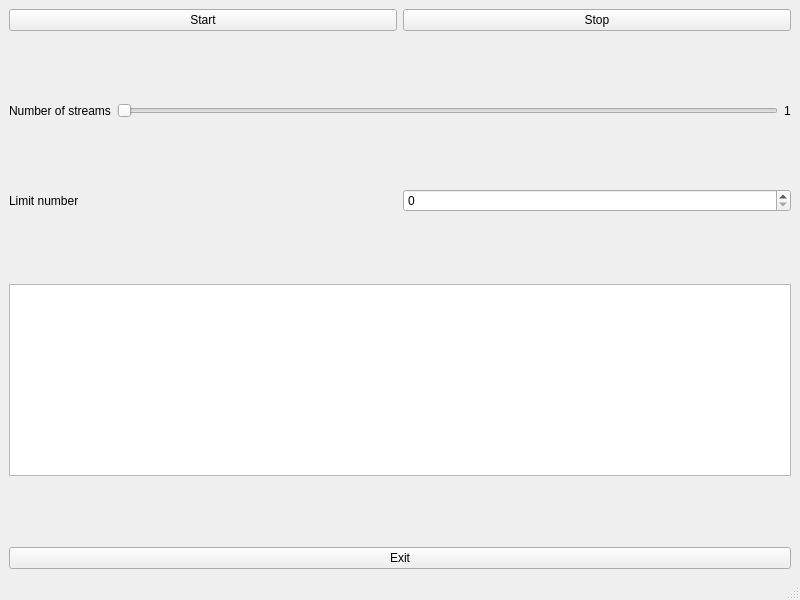
<?xml version="1.0" encoding="UTF-8"?>
<ui version="4.0">
 <class>MainWindow</class>
 <widget class="QMainWindow" name="MainWindow">
  <property name="geometry">
   <rect>
    <x>0</x>
    <y>0</y>
    <width>800</width>
    <height>600</height>
   </rect>
  </property>
  <property name="windowTitle">
   <string>MainWindow</string>
  </property>
  <widget class="QWidget" name="centralwidget">
   <layout class="QVBoxLayout" name="verticalLayout_2">
    <property name="rightMargin">
     <number>9</number>
    </property>
    <item>
     <layout class="QVBoxLayout" name="verticalLayout">
      <item>
       <layout class="QHBoxLayout" name="horizontalLayout">
        <item>
         <widget class="QPushButton" name="buttonStart">
          <property name="text">
           <string>Start</string>
          </property>
         </widget>
        </item>
        <item>
         <widget class="QPushButton" name="buttonStop">
          <property name="text">
           <string>Stop</string>
          </property>
         </widget>
        </item>
       </layout>
      </item>
      <item>
       <spacer name="verticalSpacer_3">
        <property name="orientation">
         <enum>Qt::Orientation::Vertical</enum>
        </property>
        <property name="sizeHint" stdset="0">
         <size>
          <width>20</width>
          <height>40</height>
         </size>
        </property>
       </spacer>
      </item>
      <item>
       <layout class="QHBoxLayout" name="horizontalLayout_2">
        <item>
         <widget class="QLabel" name="label">
          <property name="text">
           <string>Number of streams</string>
          </property>
         </widget>
        </item>
        <item>
         <widget class="QSlider" name="horizontalSlider">
          <property name="minimum">
           <number>1</number>
          </property>
          <property name="maximum">
           <number>20</number>
          </property>
          <property name="orientation">
           <enum>Qt::Orientation::Horizontal</enum>
          </property>
         </widget>
        </item>
        <item>
         <widget class="QLabel" name="sliderValue">
          <property name="text">
           <string>1</string>
          </property>
         </widget>
        </item>
       </layout>
      </item>
      <item>
       <spacer name="verticalSpacer_4">
        <property name="orientation">
         <enum>Qt::Orientation::Vertical</enum>
        </property>
        <property name="sizeHint" stdset="0">
         <size>
          <width>20</width>
          <height>40</height>
         </size>
        </property>
       </spacer>
      </item>
      <item>
       <layout class="QHBoxLayout" name="horizontalLayout_3">
        <item>
         <widget class="QLabel" name="label_2">
          <property name="text">
           <string>Limit number</string>
          </property>
         </widget>
        </item>
        <item>
         <widget class="QSpinBox" name="spinBox">
          <property name="maximum">
           <number>1000000000</number>
          </property>
         </widget>
        </item>
       </layout>
      </item>
      <item>
       <spacer name="verticalSpacer">
        <property name="orientation">
         <enum>Qt::Orientation::Vertical</enum>
        </property>
        <property name="sizeHint" stdset="0">
         <size>
          <width>20</width>
          <height>40</height>
         </size>
        </property>
       </spacer>
      </item>
      <item>
       <widget class="QTextEdit" name="result">
        <property name="sizeIncrement">
         <size>
          <width>0</width>
          <height>50</height>
         </size>
        </property>
        <property name="readOnly">
         <bool>true</bool>
        </property>
       </widget>
      </item>
      <item>
       <spacer name="verticalSpacer_2">
        <property name="orientation">
         <enum>Qt::Orientation::Vertical</enum>
        </property>
        <property name="sizeHint" stdset="0">
         <size>
          <width>20</width>
          <height>40</height>
         </size>
        </property>
       </spacer>
      </item>
      <item>
       <widget class="QPushButton" name="buttonExit">
        <property name="text">
         <string>Exit</string>
        </property>
       </widget>
      </item>
     </layout>
    </item>
   </layout>
  </widget>
  <widget class="QStatusBar" name="statusbar"/>
 </widget>
 <resources/>
 <connections>
  <connection>
   <sender>buttonExit</sender>
   <signal>clicked()</signal>
   <receiver>MainWindow</receiver>
   <slot>close()</slot>
   <hints>
    <hint type="sourcelabel">
     <x>519</x>
     <y>337</y>
    </hint>
    <hint type="destinationlabel">
     <x>563</x>
     <y>297</y>
    </hint>
   </hints>
  </connection>
 </connections>
</ui>
